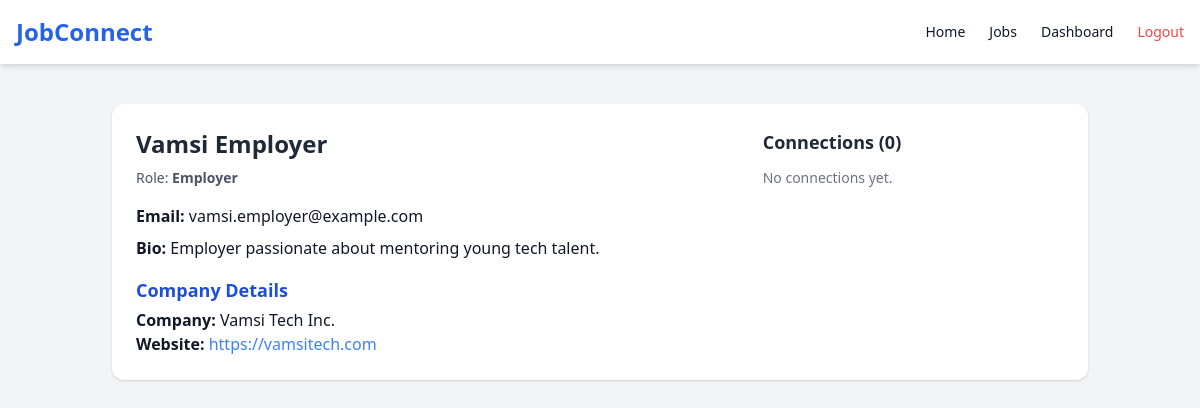
The page /profile/VamsiEmployer (signed in) on the database its author committed.
### app.py (models this page shows, shortened)
class User(UserMixin, db.Model):
    id = db.Column(db.Integer, primary_key=True)
    username = db.Column(db.String(100), unique=True, nullable=False)
    password = db.Column(db.String(100), nullable=False)
    email = db.Column(db.String(120), unique=True, nullable=True)
    role = db.Column(db.String(20), nullable=False)  # 'admin', 'employer', 'student'
    approved = db.Column(db.Boolean, default=False)
    school = db.Column(db.String(120), nullable=True)
    name = db.Column(db.String(100), nullable=True)
    bio = db.Column(db.Text, nullable=True)
    profile_pic_url = db.Column(db.String(300), nullable=True)
    phone = db.Column(db.String(20), nullable=True)
    grade_level = db.Column(db.String(10), nullable=True)
    resume_link = db.Column(db.String(200), nullable=True)
    skills = db.Column(db.Text, nullable=True)
    company_name = db.Column(db.String(100), nullable=True)
    company_website = db.Column(db.String(200), nullable=True)
    job_title = db.Column(db.String(120), nullable=True)
    request_reason = db.Column(db.Text, nullable=True)
    created_at = db.Column(db.DateTime, default=datetime.utcnow)

### app.py (the view)
@app.route('/profile/<username>')
@login_required
def profile(username):
    user = User.query.filter_by(username=username).first_or_404()
    return render_template('profile.html', user=user)

### app.py (called while the page is built, shortened)
@app.before_request
def create_tables():
    db.create_all()

@app.before_request
def ensure_school_admins():
    if request.endpoint and not request.endpoint.startswith('static'):
        school_admins = [
            {
                "username": "admin_jordan",
                "password": "admin123",
                "email": "jordan_admin@example.com",
                "school": "Jordan High School"
            },
        ]
        for admin in school_admins:
            existing_admin = User.query.filter_by(username=admin["username"]).first()
        db.session.commit()

@login_manager.user_loader
def load_user(user_id):
    if not user_id:
        print("Debug: Received user_id=None in load_user function")
        return None  # Return None if user_id is invalid
    try:
        return User.query.get(int(user_id))
    except ValueError:
        print(f"Debug: Invalid user_id={user_id}")
        return None

@app.context_processor
def inject_now():
    return {'now': datetime.utcnow}

### templates/profile.html (shortened to what this page needs)
<!DOCTYPE html>
<html lang="en">
<head>
  <link href="https://cdn.jsdelivr.net/npm/tailwindcss@2.2.19/dist/tailwind.min.css" rel="stylesheet" />
  <link rel="stylesheet" href="https://cdnjs.cloudflare.com/ajax/libs/font-awesome/6.0.0/css/all.min.css" />
</head>
<body class="bg-gray-100 text-gray-900">
<nav class="bg-white shadow-md sticky top-0 z-50">
  <div class="max-w-7xl mx-auto px-4 py-4 flex justify-between items-center">
    <a href="{{ url_for('index') }}" class="text-2xl font-bold text-blue-600">JobConnect</a>
    <ul class="flex gap-6 items-center text-sm font-medium">
      <li><a href="{{ url_for('index') }}" class="hover:text-blue-600">Home</a></li>
      <li><a href="{{ url_for('approved_postings') }}" class="hover:text-blue-600">Jobs</a></li>
      {% if current_user.is_authenticated %}
        {% if current_user.role == 'admin' %}
          <li><a href="{{ url_for('admin_panel') }}" class="hover:text-blue-600">Admin Panel</a></li>
        {% elif current_user.role == 'employer' %}
          <li><a href="{{ url_for('employer_dashboard') }}" class="hover:text-blue-600">Dashboard</a></li>
        {% elif current_user.role == 'student' %}
          <li><a href="{{ url_for('student_dashboard') }}" class="hover:text-blue-600">Dashboard</a></li>
        {% endif %}
        <li><a href="{{ url_for('logout') }}" class="text-red-500 hover:underline">Logout</a></li>
      {% else %}
        <li><a href="{{ url_for('login') }}">Login</a></li>
        <li><a href="{{ url_for('register') }}">Register</a></li>
      {% endif %}
    </ul>
  </div>
</nav>
<main class="max-w-5xl mx-auto px-6 py-10">
  <div class="bg-white rounded-xl shadow p-6 mb-8">
    <div class="flex flex-col md:flex-row gap-6">
      <div class="md:w-2/3">
        <h1 class="text-2xl font-bold text-gray-800 mb-2">{{ user.name }}</h1>
        <p class="text-sm text-gray-600 mb-4">Role: <span class="font-semibold capitalize">{{ user.role }}</span></p>
        <p><strong>Email:</strong> {{ user.email }}</p>
        {% if user.bio %}
          <p class="mt-2"><strong>Bio:</strong> {{ user.bio }}</p>
        {% endif %}
        {% if user.role == 'employer' %}
        <div class="mt-4">
          <h3 class="font-semibold text-lg text-blue-700 mb-1">Company Details</h3>
          <p><strong>Company:</strong> {{ user.company_name }}</p>
          <p><strong>Website:</strong> <a href="{{ user.company_website }}" class="text-blue-500 hover:underline" target="_blank">{{ user.company_website }}</a></p>
        </div>
        {% elif user.role == 'student' %}
        <div class="mt-4">
          <h3 class="font-semibold text-lg text-blue-700 mb-1">Student Details</h3>
          <p><strong>Resume:</strong> <a href="{{ user.resume_link }}" class="text-blue-500 hover:underline" target="_blank">View Resume</a></p>
          <p><strong>Skills:</strong> {{ user.skills }}</p>
        </div>
        {% endif %}
      </div>
      <div class="md:w-1/3">
        <h3 class="text-lg font-semibold text-gray-800 mb-3">Connections ({{ connections|length }})</h3>
        <div class="space-y-3">
          {% if not connections %}
            <p class="text-sm text-gray-500">No connections yet.</p>
          {% endif %}
        </div>
      </div>
    </div>
  </div>
</main>
</body>
</html>

### rows shown on the page
User: name "Vamsi Employer", role "Employer", email "vamsi.employer@example.com", bio "Employer passionate about mentoring young tech talent.", company_name "Vamsi Tech Inc.", company_website "https://vamsitech.com"

### other values the page prints
{{ connections|length }} "0"
